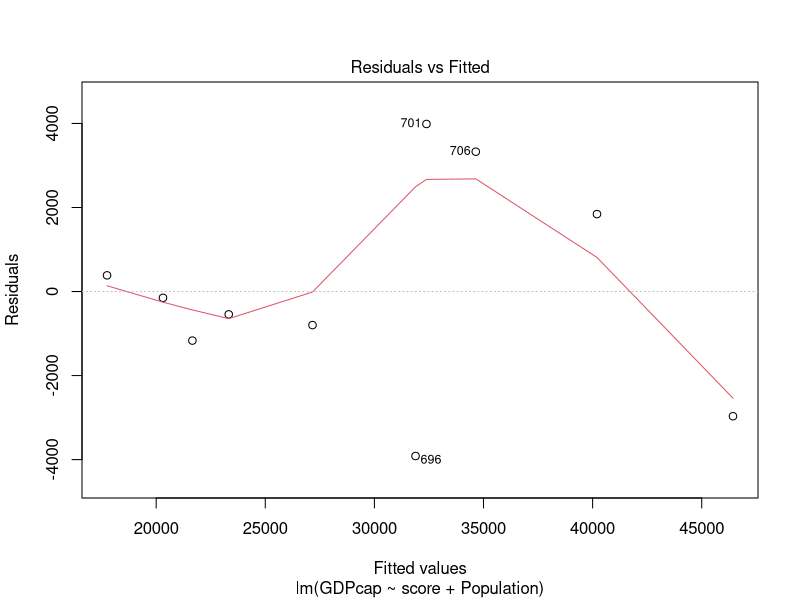
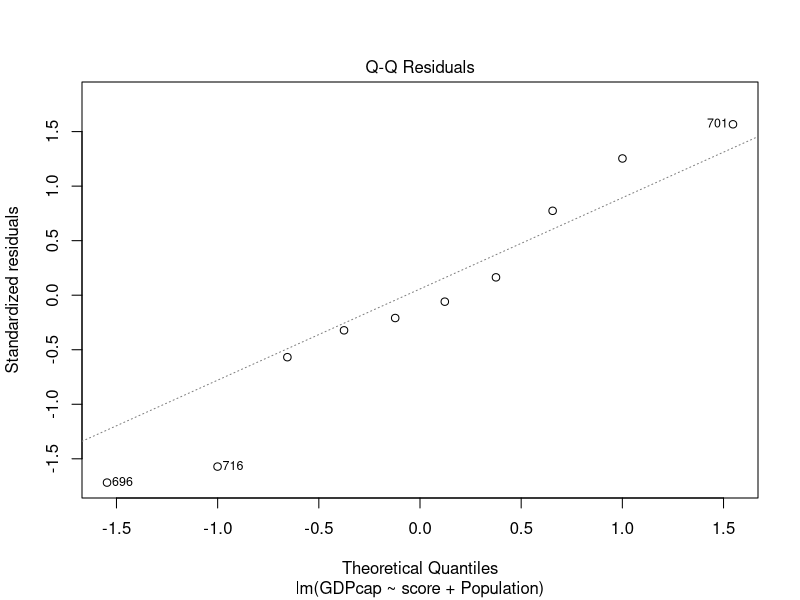
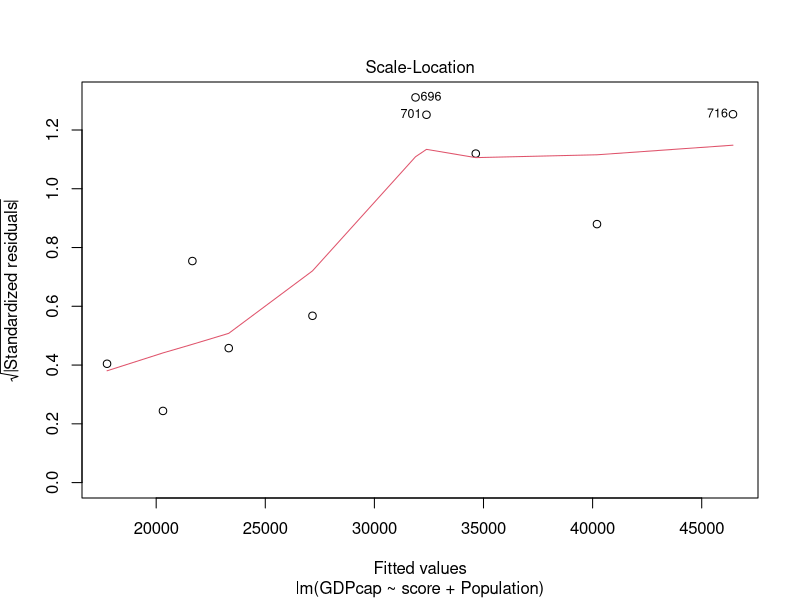
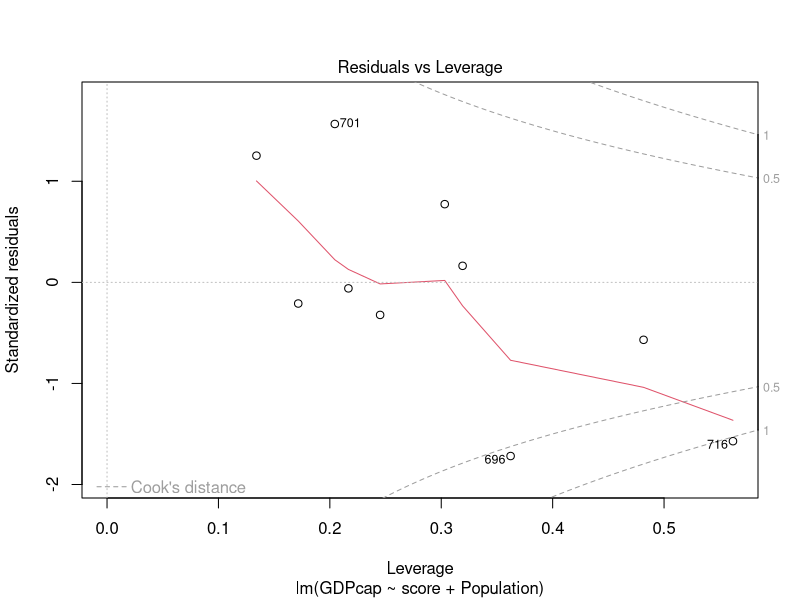

Source code (R) for these figures, in order:
#### Introducción ####
## Este documento es un script de R
## Se puede agrupar código para su ejecución asincrónica
## La ejecución de los comando de R se realiza usando 
## Ctrl + Enter (Windows)
## Cmd + Enter (MacOS)
## El símbolo "#" sirve para comentar el código
#### Limpiar el entorno de trabajo ####
rm(list = ls())
#### Cargar los datos ####
# https://ourworldindata.org/grapher/learning-outcomes-vs-gdp-per-capita?time=latest
# REAL GDP PER CAPITA IN 2011US$
logdp <- read.csv("logdp.csv")
dim(logdp)
names(logdp)
class(logdp)
#### Manipulación de los datos ####
logdp <- logdp[c(-1)]
head(logdp)

(colnames(logdp))[5]
colnames(logdp)[3] <- "score"
colnames(logdp)[4] <- "GDPcap"
head(logdp)

#### Selección del país ####
# swe <- logdp[which(logdp$Code == "SWE"),]
swe <- logdp[logdp$Code == "SWE",]
dim(swe)
summary(swe[c(-1,-2)])
sapply(swe[c(-1,-2)], sd, na.rm = TRUE)

#### Estimación del modelo de regresión lineal ####
attach(swe)

m <- lm(GDPcap ~ score + Population)
summary(m)
plot(m)
shapiro.test(m$residuals)
library(lmtest)
bptest(m)
resettest(m, power = 2, type = "regressor")
